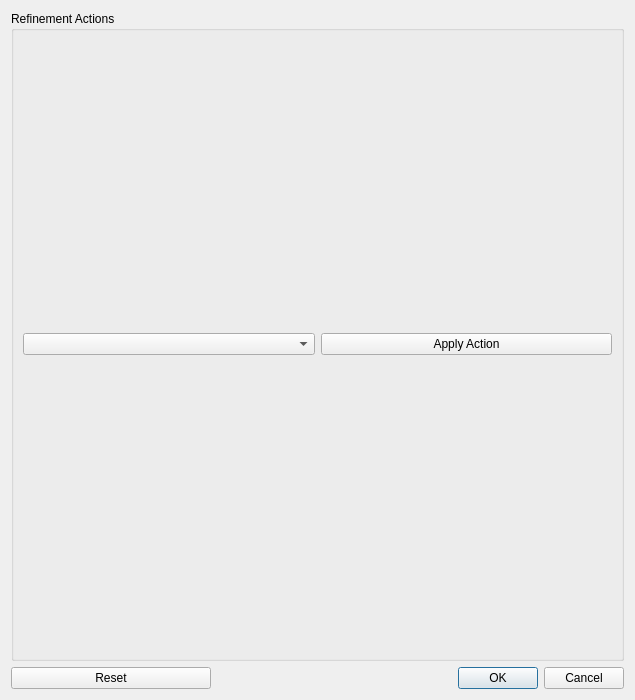
<?xml version="1.0" encoding="UTF-8"?>
<ui version="4.0">
 <class>refinements_editor</class>
 <widget class="QDialog" name="refinements_editor">
  <property name="geometry">
   <rect>
    <x>0</x>
    <y>0</y>
    <width>635</width>
    <height>700</height>
   </rect>
  </property>
  <layout class="QGridLayout" name="gridLayout_2">
   <item row="3" column="1" colspan="2">
    <widget class="QDialogButtonBox" name="button_box">
     <property name="standardButtons">
      <set>QDialogButtonBox::Cancel|QDialogButtonBox::Ok</set>
     </property>
    </widget>
   </item>
   <item row="3" column="0">
    <widget class="QPushButton" name="reset">
     <property name="text">
      <string>Reset</string>
     </property>
    </widget>
   </item>
   <item row="1" column="0" colspan="3">
    <widget class="QGroupBox" name="refinement_actions_group">
     <property name="title">
      <string>Refinement Actions</string>
     </property>
     <layout class="QHBoxLayout" name="horizontalLayout">
      <item>
       <widget class="QComboBox" name="action"/>
      </item>
      <item>
       <widget class="QPushButton" name="apply_action">
        <property name="text">
         <string>Apply Action</string>
        </property>
       </widget>
      </item>
     </layout>
    </widget>
   </item>
   <item row="0" column="0" colspan="3">
    <layout class="QVBoxLayout" name="tree_view_layout"/>
   </item>
  </layout>
 </widget>
 <tabstops>
  <tabstop>action</tabstop>
  <tabstop>apply_action</tabstop>
  <tabstop>reset</tabstop>
 </tabstops>
 <resources/>
 <connections/>
</ui>
